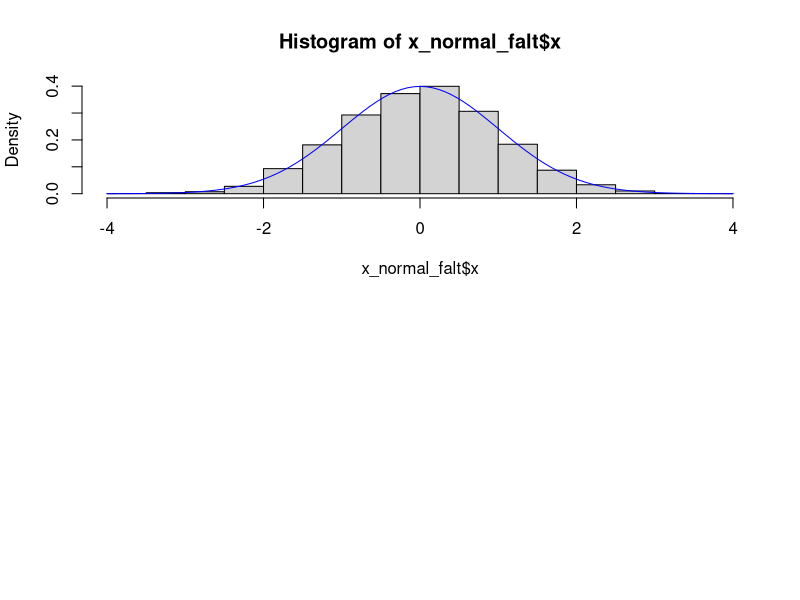

R code for this plot: (Note: this script raises an error after producing the figure.)
# Geracao Normal

 # Definindo semente
set.seed(666)

 # Definindo fx, gy e M
fx <- function(x)  2*exp(-(x**2)/2)/sqrt(2*pi)
gy <- function(x) exp(-x)
M <- 2*exp(0.5)/sqrt(2*pi)

gera_normal_faltantes <- function(fx, gy, M, N = 1E4, ...){
  
  faltantes <- N
  x <- c()
  gerados <- 0
  
  while(faltantes > 0){
    
    gerados <- gerados + faltantes
    
    U1 <- runif(faltantes)
    Y <- -log(U1)
    U <- runif(faltantes)
    
    x_i <- ifelse(U <= fx(Y)/(M*gy(Y)), Y, NA)
    na_i <- is.na(x_i)
    x_i_aceito <- x_i[!na_i]
    
    faltantes <- sum(na_i)
    x <- c(x, x_i_aceito)
  }
  
  U_sinal <- runif(N)
  x <- ifelse(U_sinal < 0.5, -x, x)
  
  return(list(x = x, rate = N/gerados))
}


gera_normal_replicate <- function(fx, gy, M, N = 1E4, ...){
  
  rejeita_funcao <- function(){
    
    U1 <- runif(1)
    Y <- -log(U1)
    U <- runif(1)
    
    gerados <- 1
    
    while(U > fx(Y)/(M*gy(Y))){
      
      gerados <- gerados + 1
      
      U1 <- runif(1)
      Y <- -log(U1)
      U <- runif(1)
    }
    return(list(x = Y, rate = 1/gerados))
  }
  
  x <- replicate(N, rejeita_funcao())
  
  X <- list(x = unlist(x[1, ]), rate = mean(unlist(x[2, ])))
  
  U_sinal <- runif(N)
  X$x <- ifelse(U_sinal < 0.5, -X$x, X$x)
  
  return(x)
}

par(mfrow = c(2,1))
x_normal_falt <- gera_normal_faltantes(fx, gy, M)
hist(x_normal_falt$x, freq = F)
curve(dnorm(x), col = 'blue', add= T)

x_normal_rep <- gera_normal_replicate(fx, gy, M)
hist(x_normal_rep$x, freq = F)
curve(dnorm(x), col = 'blue', add= T)

sprintf("Proporção de aceitos faltantes: %f0.4", x_normal_falt$rate)
sprintf("Proporção de aceitos replicate: %f0.4", x_normal_rep$rate)

library(microbenchmark)
microbenchmark(gera_normal_faltantes(fx, gy, M),
               gera_normal_replicate(fx, gy, M))
